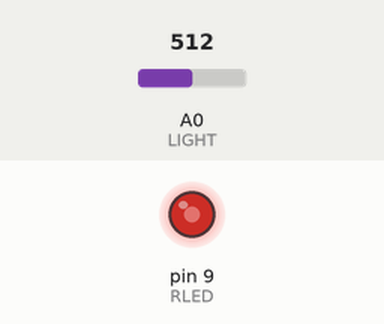
Bench run of a sketch on a simulated Arduino Uno, built with avr-gcc and run on an emulated ATmega328P. On the bench: output pins drawn as LEDs (lit = HIGH). Inputs (shaded band) come from the test bench; at power-on: A0 (LIGHT) = 512.

Above: at 1.2 s.
1.3 s: A0 (LIGHT) set to 716
At 2.5 s:
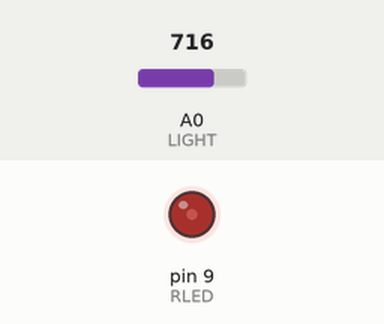
2.8 s: A0 (LIGHT) set to 900
At 3.6 s:
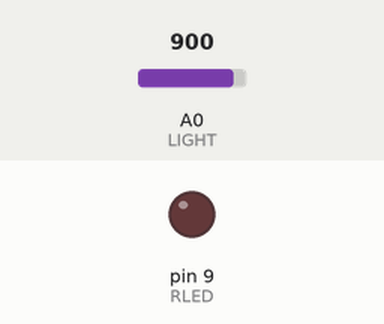
4.3 s: A0 (LIGHT) set to 885
At 4.7 s:
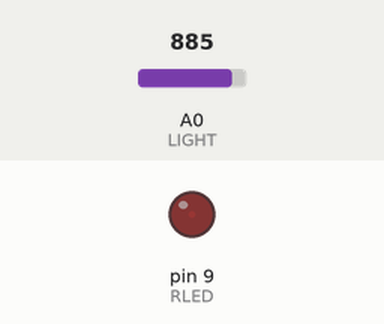
5.8 s: A0 (LIGHT) set to 306
At 7.0 s:
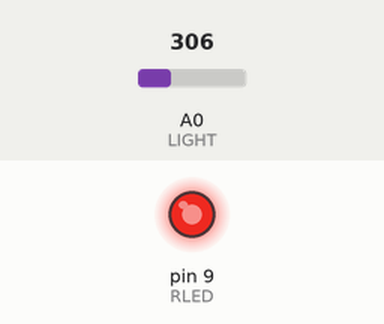
7.3 s: A0 (LIGHT) set to 511
At 8.2 s:
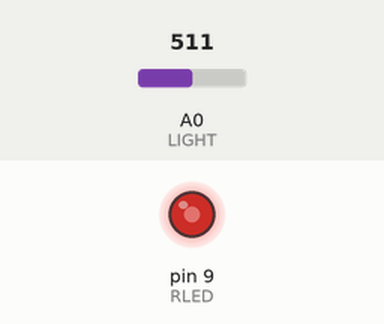
8.8 s: A0 (LIGHT) set to 910
At 9.4 s:
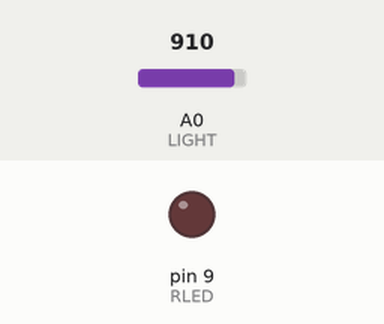
Timing chart, 0 to 11.3 s (numbered marks = the images above; inputs shaded):
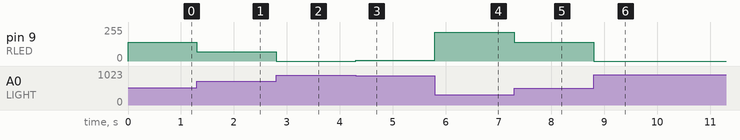

The sketch:

nightlight.ino
```cpp
/*
Exploring Arduino - Code Listing 3-3: Automatic Night Light Sketch
http://www.exploringarduino.com/content/ch3
*/

//Automatic Night Light

const int RLED=9;        //Red LED on pin 9 (PWM)
const int LIGHT=0;       //Lght Sensor on Analog Pin 0
const int MIN_LIGHT=200; //Minimum expected light value
const int MAX_LIGHT=900; //Maximum Expected Light value
int val = 0;             //variable to hold the analog reading

void setup()
{
  pinMode(RLED, OUTPUT); //Set LED pin as output
}

void loop()
{
  val = analogRead(LIGHT);                      //read the light sensor
  val = map(val, MIN_LIGHT, MAX_LIGHT, 255, 0); //map the light reading
  val = constrain(val, 0, 255);                 //constrain light value
  analogWrite(RLED, val);                       //control the LED
}
```

Measured:
- after the input at 1.3 s, pin 9 (RLED): 142/255 → 68/255 at once
- after the input at 2.8 s, pin 9 (RLED): 68/255 → 0/255 at once
- after the input at 4.3 s, pin 9 (RLED): 0/255 → 6/255 at once
- after the input at 5.8 s, pin 9 (RLED): 6/255 → 217/255 at once
- after the input at 7.3 s, pin 9 (RLED): 217/255 → 142/255 at once
- after the input at 8.8 s, pin 9 (RLED): 142/255 → 0/255 at once
